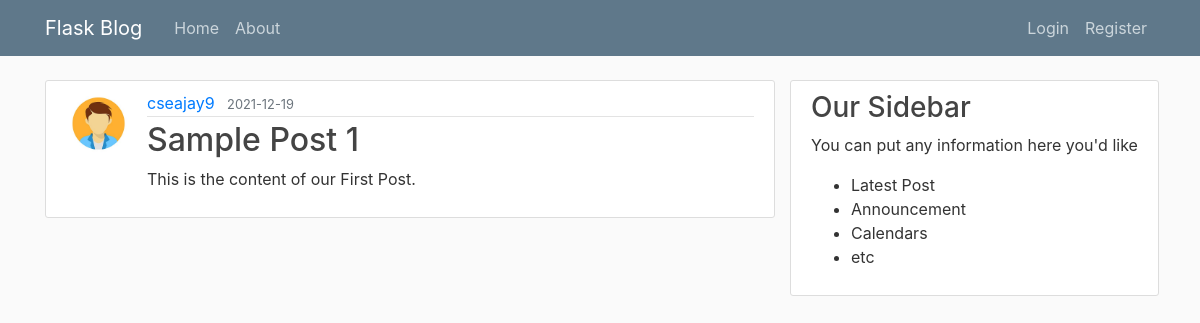
/post/1, run on the app's committed database.
### flaskblog/models.py (models this page shows, shortened)
class User(db.Model, UserMixin):
    id = db.Column(db.Integer, primary_key=True)
    username = db.Column(db.String(20), unique=True, nullable=False)
    email = db.Column(db.String(120), unique=True, nullable=False)
    image_file = db.Column(db.String(20), nullable=False, default='default.jpg')
    password = db.Column(db.String(60), nullable=False)
    posts = db.relationship('Post', backref='author', lazy=True)

class Post(db.Model):
    id = db.Column(db.Integer, primary_key=True)
    title = db.Column(db.String(100), nullable=False)
    date_posted = db.Column(db.DateTime, nullable=False, default =datetime.utcnow)
    content = db.Column(db.Text, nullable=False)
    user_id = db.Column(db.Integer, db.ForeignKey('user.id'), nullable=False)

### flaskblog/routes.py (the view)
@app.route("/post/<int:post_id>")
def post(post_id):
    post = Post.query.get_or_404(post_id)
    return render_template('post.html', title=post.title, post=post)

### flaskblog/templates/post.html (shortened to what this page needs)
{% extends "layout.html" %}
{% block content%}
    <article class="media content-section">
          <img class="rounded-circle article-img" src=" {{ url_for('static', filename='profile_pics/' + post.author.image_file) }}" alt="">
          <div class="media-body">
            <div class="article-metadata">
              <a class="mr-2" href="{{ url_for('user_posts', username=post.author.username) }}">{{ post.author.username }}</a>
              <small class="text-muted">{{ post.date_posted.strftime('%Y-%m-%d') }}</small>
            </div>
            <h2 class="article-title">{{ post.title }}</h2>
            <p class="article-content">{{ post.content }}</p>
          </div>
    </article>
{% endblock content %}

### flaskblog/static/main.css (style rules this page uses)
body { background: #fafafa; color: #333333; margin-top: 5rem; }
h1, h2, h3, h4, h5, h6 { color: #444444; }
.content-section { background: #ffffff; padding: 10px 20px; border: 1px solid #dddddd; border-radius: 3px; margin-bottom: 20px; }
.article-title { color: #444444; }
.article-content { white-space: pre-line; }
.article-img { height: 65px; width: 65px; margin-right: 16px; }
.article-metadata { padding-bottom: 1px; margin-bottom: 4px; border-bottom: 1px solid #e3e3e3 }

### data on the page
User: image_file (placeholder picture), author.username "cseajay9"
Post: date_posted "2021-12-19", title "Sample Post 1", content "This is the content of our First Post."
